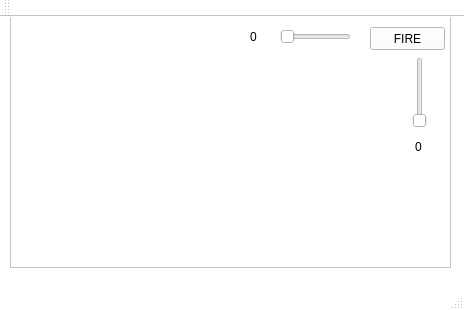
<?xml version="1.0" encoding="UTF-8"?>
<ui version="4.0">
 <class>MainWindow</class>
 <widget class="QMainWindow" name="MainWindow">
  <property name="geometry">
   <rect>
    <x>0</x>
    <y>0</y>
    <width>464</width>
    <height>310</height>
   </rect>
  </property>
  <property name="palette">
   <palette>
    <active>
     <colorrole role="WindowText">
      <brush brushstyle="SolidPattern">
       <color alpha="255">
        <red>0</red>
        <green>0</green>
        <blue>0</blue>
       </color>
      </brush>
     </colorrole>
     <colorrole role="Button">
      <brush brushstyle="SolidPattern">
       <color alpha="255">
        <red>255</red>
        <green>255</green>
        <blue>255</blue>
       </color>
      </brush>
     </colorrole>
     <colorrole role="Light">
      <brush brushstyle="SolidPattern">
       <color alpha="255">
        <red>255</red>
        <green>255</green>
        <blue>255</blue>
       </color>
      </brush>
     </colorrole>
     <colorrole role="Midlight">
      <brush brushstyle="SolidPattern">
       <color alpha="255">
        <red>255</red>
        <green>255</green>
        <blue>255</blue>
       </color>
      </brush>
     </colorrole>
     <colorrole role="Dark">
      <brush brushstyle="SolidPattern">
       <color alpha="255">
        <red>127</red>
        <green>127</green>
        <blue>127</blue>
       </color>
      </brush>
     </colorrole>
     <colorrole role="Mid">
      <brush brushstyle="SolidPattern">
       <color alpha="255">
        <red>170</red>
        <green>170</green>
        <blue>170</blue>
       </color>
      </brush>
     </colorrole>
     <colorrole role="Text">
      <brush brushstyle="SolidPattern">
       <color alpha="255">
        <red>0</red>
        <green>0</green>
        <blue>0</blue>
       </color>
      </brush>
     </colorrole>
     <colorrole role="BrightText">
      <brush brushstyle="SolidPattern">
       <color alpha="255">
        <red>255</red>
        <green>255</green>
        <blue>255</blue>
       </color>
      </brush>
     </colorrole>
     <colorrole role="ButtonText">
      <brush brushstyle="SolidPattern">
       <color alpha="255">
        <red>0</red>
        <green>0</green>
        <blue>0</blue>
       </color>
      </brush>
     </colorrole>
     <colorrole role="Base">
      <brush brushstyle="SolidPattern">
       <color alpha="255">
        <red>255</red>
        <green>255</green>
        <blue>255</blue>
       </color>
      </brush>
     </colorrole>
     <colorrole role="Window">
      <brush brushstyle="SolidPattern">
       <color alpha="255">
        <red>255</red>
        <green>255</green>
        <blue>255</blue>
       </color>
      </brush>
     </colorrole>
     <colorrole role="Shadow">
      <brush brushstyle="SolidPattern">
       <color alpha="255">
        <red>0</red>
        <green>0</green>
        <blue>0</blue>
       </color>
      </brush>
     </colorrole>
     <colorrole role="AlternateBase">
      <brush brushstyle="SolidPattern">
       <color alpha="255">
        <red>255</red>
        <green>255</green>
        <blue>255</blue>
       </color>
      </brush>
     </colorrole>
     <colorrole role="ToolTipBase">
      <brush brushstyle="SolidPattern">
       <color alpha="255">
        <red>255</red>
        <green>255</green>
        <blue>220</blue>
       </color>
      </brush>
     </colorrole>
     <colorrole role="ToolTipText">
      <brush brushstyle="SolidPattern">
       <color alpha="255">
        <red>0</red>
        <green>0</green>
        <blue>0</blue>
       </color>
      </brush>
     </colorrole>
    </active>
    <inactive>
     <colorrole role="WindowText">
      <brush brushstyle="SolidPattern">
       <color alpha="255">
        <red>0</red>
        <green>0</green>
        <blue>0</blue>
       </color>
      </brush>
     </colorrole>
     <colorrole role="Button">
      <brush brushstyle="SolidPattern">
       <color alpha="255">
        <red>255</red>
        <green>255</green>
        <blue>255</blue>
       </color>
      </brush>
     </colorrole>
     <colorrole role="Light">
      <brush brushstyle="SolidPattern">
       <color alpha="255">
        <red>255</red>
        <green>255</green>
        <blue>255</blue>
       </color>
      </brush>
     </colorrole>
     <colorrole role="Midlight">
      <brush brushstyle="SolidPattern">
       <color alpha="255">
        <red>255</red>
        <green>255</green>
        <blue>255</blue>
       </color>
      </brush>
     </colorrole>
     <colorrole role="Dark">
      <brush brushstyle="SolidPattern">
       <color alpha="255">
        <red>127</red>
        <green>127</green>
        <blue>127</blue>
       </color>
      </brush>
     </colorrole>
     <colorrole role="Mid">
      <brush brushstyle="SolidPattern">
       <color alpha="255">
        <red>170</red>
        <green>170</green>
        <blue>170</blue>
       </color>
      </brush>
     </colorrole>
     <colorrole role="Text">
      <brush brushstyle="SolidPattern">
       <color alpha="255">
        <red>0</red>
        <green>0</green>
        <blue>0</blue>
       </color>
      </brush>
     </colorrole>
     <colorrole role="BrightText">
      <brush brushstyle="SolidPattern">
       <color alpha="255">
        <red>255</red>
        <green>255</green>
        <blue>255</blue>
       </color>
      </brush>
     </colorrole>
     <colorrole role="ButtonText">
      <brush brushstyle="SolidPattern">
       <color alpha="255">
        <red>0</red>
        <green>0</green>
        <blue>0</blue>
       </color>
      </brush>
     </colorrole>
     <colorrole role="Base">
      <brush brushstyle="SolidPattern">
       <color alpha="255">
        <red>255</red>
        <green>255</green>
        <blue>255</blue>
       </color>
      </brush>
     </colorrole>
     <colorrole role="Window">
      <brush brushstyle="SolidPattern">
       <color alpha="255">
        <red>255</red>
        <green>255</green>
        <blue>255</blue>
       </color>
      </brush>
     </colorrole>
     <colorrole role="Shadow">
      <brush brushstyle="SolidPattern">
       <color alpha="255">
        <red>0</red>
        <green>0</green>
        <blue>0</blue>
       </color>
      </brush>
     </colorrole>
     <colorrole role="AlternateBase">
      <brush brushstyle="SolidPattern">
       <color alpha="255">
        <red>255</red>
        <green>255</green>
        <blue>255</blue>
       </color>
      </brush>
     </colorrole>
     <colorrole role="ToolTipBase">
      <brush brushstyle="SolidPattern">
       <color alpha="255">
        <red>255</red>
        <green>255</green>
        <blue>220</blue>
       </color>
      </brush>
     </colorrole>
     <colorrole role="ToolTipText">
      <brush brushstyle="SolidPattern">
       <color alpha="255">
        <red>0</red>
        <green>0</green>
        <blue>0</blue>
       </color>
      </brush>
     </colorrole>
    </inactive>
    <disabled>
     <colorrole role="WindowText">
      <brush brushstyle="SolidPattern">
       <color alpha="255">
        <red>127</red>
        <green>127</green>
        <blue>127</blue>
       </color>
      </brush>
     </colorrole>
     <colorrole role="Button">
      <brush brushstyle="SolidPattern">
       <color alpha="255">
        <red>255</red>
        <green>255</green>
        <blue>255</blue>
       </color>
      </brush>
     </colorrole>
     <colorrole role="Light">
      <brush brushstyle="SolidPattern">
       <color alpha="255">
        <red>255</red>
        <green>255</green>
        <blue>255</blue>
       </color>
      </brush>
     </colorrole>
     <colorrole role="Midlight">
      <brush brushstyle="SolidPattern">
       <color alpha="255">
        <red>255</red>
        <green>255</green>
        <blue>255</blue>
       </color>
      </brush>
     </colorrole>
     <colorrole role="Dark">
      <brush brushstyle="SolidPattern">
       <color alpha="255">
        <red>127</red>
        <green>127</green>
        <blue>127</blue>
       </color>
      </brush>
     </colorrole>
     <colorrole role="Mid">
      <brush brushstyle="SolidPattern">
       <color alpha="255">
        <red>170</red>
        <green>170</green>
        <blue>170</blue>
       </color>
      </brush>
     </colorrole>
     <colorrole role="Text">
      <brush brushstyle="SolidPattern">
       <color alpha="255">
        <red>127</red>
        <green>127</green>
        <blue>127</blue>
       </color>
      </brush>
     </colorrole>
     <colorrole role="BrightText">
      <brush brushstyle="SolidPattern">
       <color alpha="255">
        <red>255</red>
        <green>255</green>
        <blue>255</blue>
       </color>
      </brush>
     </colorrole>
     <colorrole role="ButtonText">
      <brush brushstyle="SolidPattern">
       <color alpha="255">
        <red>127</red>
        <green>127</green>
        <blue>127</blue>
       </color>
      </brush>
     </colorrole>
     <colorrole role="Base">
      <brush brushstyle="SolidPattern">
       <color alpha="255">
        <red>255</red>
        <green>255</green>
        <blue>255</blue>
       </color>
      </brush>
     </colorrole>
     <colorrole role="Window">
      <brush brushstyle="SolidPattern">
       <color alpha="255">
        <red>255</red>
        <green>255</green>
        <blue>255</blue>
       </color>
      </brush>
     </colorrole>
     <colorrole role="Shadow">
      <brush brushstyle="SolidPattern">
       <color alpha="255">
        <red>0</red>
        <green>0</green>
        <blue>0</blue>
       </color>
      </brush>
     </colorrole>
     <colorrole role="AlternateBase">
      <brush brushstyle="SolidPattern">
       <color alpha="255">
        <red>255</red>
        <green>255</green>
        <blue>255</blue>
       </color>
      </brush>
     </colorrole>
     <colorrole role="ToolTipBase">
      <brush brushstyle="SolidPattern">
       <color alpha="255">
        <red>255</red>
        <green>255</green>
        <blue>220</blue>
       </color>
      </brush>
     </colorrole>
     <colorrole role="ToolTipText">
      <brush brushstyle="SolidPattern">
       <color alpha="255">
        <red>0</red>
        <green>0</green>
        <blue>0</blue>
       </color>
      </brush>
     </colorrole>
    </disabled>
   </palette>
  </property>
  <property name="windowTitle">
   <string>Supergun</string>
  </property>
  <widget class="QWidget" name="centralWidget">
   <widget class="QGraphicsView" name="graphicsView">
    <property name="geometry">
     <rect>
      <x>10</x>
      <y>-10</y>
      <width>441</width>
      <height>261</height>
     </rect>
    </property>
    <property name="palette">
     <palette>
      <active>
       <colorrole role="WindowText">
        <brush brushstyle="SolidPattern">
         <color alpha="255">
          <red>0</red>
          <green>0</green>
          <blue>0</blue>
         </color>
        </brush>
       </colorrole>
       <colorrole role="Button">
        <brush brushstyle="SolidPattern">
         <color alpha="255">
          <red>255</red>
          <green>255</green>
          <blue>255</blue>
         </color>
        </brush>
       </colorrole>
       <colorrole role="Light">
        <brush brushstyle="SolidPattern">
         <color alpha="255">
          <red>255</red>
          <green>255</green>
          <blue>255</blue>
         </color>
        </brush>
       </colorrole>
       <colorrole role="Midlight">
        <brush brushstyle="SolidPattern">
         <color alpha="255">
          <red>255</red>
          <green>255</green>
          <blue>255</blue>
         </color>
        </brush>
       </colorrole>
       <colorrole role="Dark">
        <brush brushstyle="SolidPattern">
         <color alpha="255">
          <red>127</red>
          <green>127</green>
          <blue>127</blue>
         </color>
        </brush>
       </colorrole>
       <colorrole role="Mid">
        <brush brushstyle="SolidPattern">
         <color alpha="255">
          <red>170</red>
          <green>170</green>
          <blue>170</blue>
         </color>
        </brush>
       </colorrole>
       <colorrole role="Text">
        <brush brushstyle="SolidPattern">
         <color alpha="255">
          <red>0</red>
          <green>0</green>
          <blue>0</blue>
         </color>
        </brush>
       </colorrole>
       <colorrole role="BrightText">
        <brush brushstyle="SolidPattern">
         <color alpha="255">
          <red>255</red>
          <green>255</green>
          <blue>255</blue>
         </color>
        </brush>
       </colorrole>
       <colorrole role="ButtonText">
        <brush brushstyle="SolidPattern">
         <color alpha="255">
          <red>0</red>
          <green>0</green>
          <blue>0</blue>
         </color>
        </brush>
       </colorrole>
       <colorrole role="Base">
        <brush brushstyle="SolidPattern">
         <color alpha="255">
          <red>255</red>
          <green>255</green>
          <blue>255</blue>
         </color>
        </brush>
       </colorrole>
       <colorrole role="Window">
        <brush brushstyle="SolidPattern">
         <color alpha="255">
          <red>255</red>
          <green>255</green>
          <blue>255</blue>
         </color>
        </brush>
       </colorrole>
       <colorrole role="Shadow">
        <brush brushstyle="SolidPattern">
         <color alpha="255">
          <red>0</red>
          <green>0</green>
          <blue>0</blue>
         </color>
        </brush>
       </colorrole>
       <colorrole role="AlternateBase">
        <brush brushstyle="SolidPattern">
         <color alpha="255">
          <red>255</red>
          <green>255</green>
          <blue>255</blue>
         </color>
        </brush>
       </colorrole>
       <colorrole role="ToolTipBase">
        <brush brushstyle="SolidPattern">
         <color alpha="255">
          <red>255</red>
          <green>255</green>
          <blue>220</blue>
         </color>
        </brush>
       </colorrole>
       <colorrole role="ToolTipText">
        <brush brushstyle="SolidPattern">
         <color alpha="255">
          <red>0</red>
          <green>0</green>
          <blue>0</blue>
         </color>
        </brush>
       </colorrole>
      </active>
      <inactive>
       <colorrole role="WindowText">
        <brush brushstyle="SolidPattern">
         <color alpha="255">
          <red>0</red>
          <green>0</green>
          <blue>0</blue>
         </color>
        </brush>
       </colorrole>
       <colorrole role="Button">
        <brush brushstyle="SolidPattern">
         <color alpha="255">
          <red>255</red>
          <green>255</green>
          <blue>255</blue>
         </color>
        </brush>
       </colorrole>
       <colorrole role="Light">
        <brush brushstyle="SolidPattern">
         <color alpha="255">
          <red>255</red>
          <green>255</green>
          <blue>255</blue>
         </color>
        </brush>
       </colorrole>
       <colorrole role="Midlight">
        <brush brushstyle="SolidPattern">
         <color alpha="255">
          <red>255</red>
          <green>255</green>
          <blue>255</blue>
         </color>
        </brush>
       </colorrole>
       <colorrole role="Dark">
        <brush brushstyle="SolidPattern">
         <color alpha="255">
          <red>127</red>
          <green>127</green>
          <blue>127</blue>
         </color>
        </brush>
       </colorrole>
       <colorrole role="Mid">
        <brush brushstyle="SolidPattern">
         <color alpha="255">
          <red>170</red>
          <green>170</green>
          <blue>170</blue>
         </color>
        </brush>
       </colorrole>
       <colorrole role="Text">
        <brush brushstyle="SolidPattern">
         <color alpha="255">
          <red>0</red>
          <green>0</green>
          <blue>0</blue>
         </color>
        </brush>
       </colorrole>
       <colorrole role="BrightText">
        <brush brushstyle="SolidPattern">
         <color alpha="255">
          <red>255</red>
          <green>255</green>
          <blue>255</blue>
         </color>
        </brush>
       </colorrole>
       <colorrole role="ButtonText">
        <brush brushstyle="SolidPattern">
         <color alpha="255">
          <red>0</red>
          <green>0</green>
          <blue>0</blue>
         </color>
        </brush>
       </colorrole>
       <colorrole role="Base">
        <brush brushstyle="SolidPattern">
         <color alpha="255">
          <red>255</red>
          <green>255</green>
          <blue>255</blue>
         </color>
        </brush>
       </colorrole>
       <colorrole role="Window">
        <brush brushstyle="SolidPattern">
         <color alpha="255">
          <red>255</red>
          <green>255</green>
          <blue>255</blue>
         </color>
        </brush>
       </colorrole>
       <colorrole role="Shadow">
        <brush brushstyle="SolidPattern">
         <color alpha="255">
          <red>0</red>
          <green>0</green>
          <blue>0</blue>
         </color>
        </brush>
       </colorrole>
       <colorrole role="AlternateBase">
        <brush brushstyle="SolidPattern">
         <color alpha="255">
          <red>255</red>
          <green>255</green>
          <blue>255</blue>
         </color>
        </brush>
       </colorrole>
       <colorrole role="ToolTipBase">
        <brush brushstyle="SolidPattern">
         <color alpha="255">
          <red>255</red>
          <green>255</green>
          <blue>220</blue>
         </color>
        </brush>
       </colorrole>
       <colorrole role="ToolTipText">
        <brush brushstyle="SolidPattern">
         <color alpha="255">
          <red>0</red>
          <green>0</green>
          <blue>0</blue>
         </color>
        </brush>
       </colorrole>
      </inactive>
      <disabled>
       <colorrole role="WindowText">
        <brush brushstyle="SolidPattern">
         <color alpha="255">
          <red>127</red>
          <green>127</green>
          <blue>127</blue>
         </color>
        </brush>
       </colorrole>
       <colorrole role="Button">
        <brush brushstyle="SolidPattern">
         <color alpha="255">
          <red>255</red>
          <green>255</green>
          <blue>255</blue>
         </color>
        </brush>
       </colorrole>
       <colorrole role="Light">
        <brush brushstyle="SolidPattern">
         <color alpha="255">
          <red>255</red>
          <green>255</green>
          <blue>255</blue>
         </color>
        </brush>
       </colorrole>
       <colorrole role="Midlight">
        <brush brushstyle="SolidPattern">
         <color alpha="255">
          <red>255</red>
          <green>255</green>
          <blue>255</blue>
         </color>
        </brush>
       </colorrole>
       <colorrole role="Dark">
        <brush brushstyle="SolidPattern">
         <color alpha="255">
          <red>127</red>
          <green>127</green>
          <blue>127</blue>
         </color>
        </brush>
       </colorrole>
       <colorrole role="Mid">
        <brush brushstyle="SolidPattern">
         <color alpha="255">
          <red>170</red>
          <green>170</green>
          <blue>170</blue>
         </color>
        </brush>
       </colorrole>
       <colorrole role="Text">
        <brush brushstyle="SolidPattern">
         <color alpha="255">
          <red>127</red>
          <green>127</green>
          <blue>127</blue>
         </color>
        </brush>
       </colorrole>
       <colorrole role="BrightText">
        <brush brushstyle="SolidPattern">
         <color alpha="255">
          <red>255</red>
          <green>255</green>
          <blue>255</blue>
         </color>
        </brush>
       </colorrole>
       <colorrole role="ButtonText">
        <brush brushstyle="SolidPattern">
         <color alpha="255">
          <red>127</red>
          <green>127</green>
          <blue>127</blue>
         </color>
        </brush>
       </colorrole>
       <colorrole role="Base">
        <brush brushstyle="SolidPattern">
         <color alpha="255">
          <red>255</red>
          <green>255</green>
          <blue>255</blue>
         </color>
        </brush>
       </colorrole>
       <colorrole role="Window">
        <brush brushstyle="SolidPattern">
         <color alpha="255">
          <red>255</red>
          <green>255</green>
          <blue>255</blue>
         </color>
        </brush>
       </colorrole>
       <colorrole role="Shadow">
        <brush brushstyle="SolidPattern">
         <color alpha="255">
          <red>0</red>
          <green>0</green>
          <blue>0</blue>
         </color>
        </brush>
       </colorrole>
       <colorrole role="AlternateBase">
        <brush brushstyle="SolidPattern">
         <color alpha="255">
          <red>255</red>
          <green>255</green>
          <blue>255</blue>
         </color>
        </brush>
       </colorrole>
       <colorrole role="ToolTipBase">
        <brush brushstyle="SolidPattern">
         <color alpha="255">
          <red>255</red>
          <green>255</green>
          <blue>220</blue>
         </color>
        </brush>
       </colorrole>
       <colorrole role="ToolTipText">
        <brush brushstyle="SolidPattern">
         <color alpha="255">
          <red>0</red>
          <green>0</green>
          <blue>0</blue>
         </color>
        </brush>
       </colorrole>
      </disabled>
     </palette>
    </property>
    <property name="styleSheet">
     <string notr="true"/>
    </property>
   </widget>
   <widget class="QPushButton" name="fireButton">
    <property name="geometry">
     <rect>
      <x>370</x>
      <y>10</y>
      <width>75</width>
      <height>23</height>
     </rect>
    </property>
    <property name="text">
     <string>FIRE</string>
    </property>
   </widget>
   <widget class="QSlider" name="angleSlider">
    <property name="geometry">
     <rect>
      <x>410</x>
      <y>40</y>
      <width>20</width>
      <height>71</height>
     </rect>
    </property>
    <property name="minimum">
     <number>0</number>
    </property>
    <property name="maximum">
     <number>90</number>
    </property>
    <property name="orientation">
     <enum>Qt::Vertical</enum>
    </property>
    <property name="invertedAppearance">
     <bool>false</bool>
    </property>
    <property name="invertedControls">
     <bool>false</bool>
    </property>
   </widget>
   <widget class="QLabel" name="angleLabel">
    <property name="geometry">
     <rect>
      <x>415</x>
      <y>120</y>
      <width>31</width>
      <height>20</height>
     </rect>
    </property>
    <property name="text">
     <string>0</string>
    </property>
   </widget>
   <widget class="QSlider" name="powerSlider">
    <property name="geometry">
     <rect>
      <x>280</x>
      <y>10</y>
      <width>71</width>
      <height>19</height>
     </rect>
    </property>
    <property name="maximum">
     <number>10</number>
    </property>
    <property name="orientation">
     <enum>Qt::Horizontal</enum>
    </property>
   </widget>
   <widget class="QLabel" name="powerLabel">
    <property name="geometry">
     <rect>
      <x>250</x>
      <y>10</y>
      <width>31</width>
      <height>20</height>
     </rect>
    </property>
    <property name="text">
     <string>0</string>
    </property>
   </widget>
  </widget>
  <widget class="QMenuBar" name="menuBar">
   <property name="geometry">
    <rect>
     <x>0</x>
     <y>0</y>
     <width>464</width>
     <height>21</height>
    </rect>
   </property>
  </widget>
  <widget class="QToolBar" name="mainToolBar">
   <attribute name="toolBarArea">
    <enum>TopToolBarArea</enum>
   </attribute>
   <attribute name="toolBarBreak">
    <bool>false</bool>
   </attribute>
  </widget>
  <widget class="QStatusBar" name="statusBar"/>
 </widget>
 <layoutdefault spacing="6" margin="11"/>
 <resources/>
 <connections/>
</ui>
